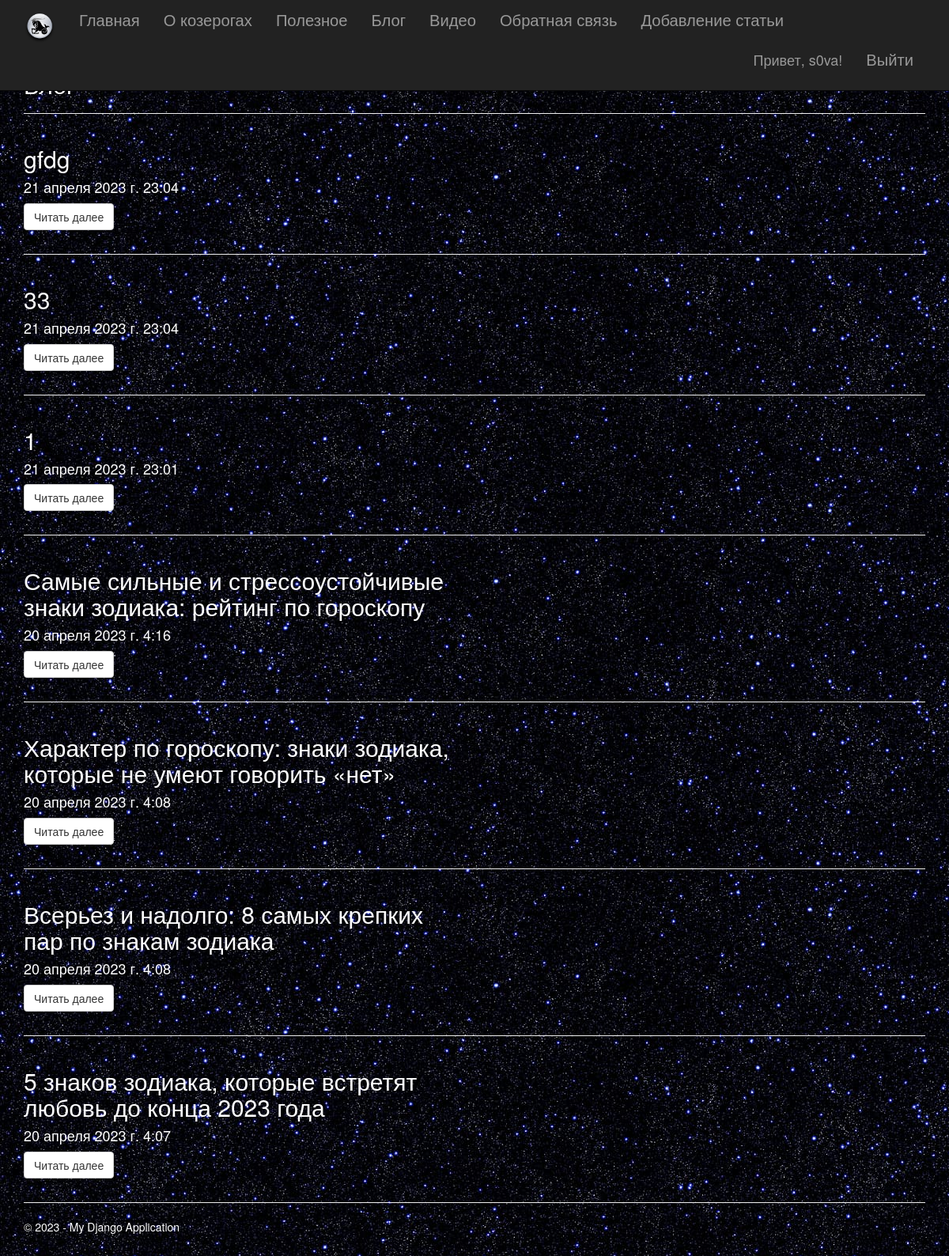
Screenshot of /blog/ (signed in) with the database file from the repository.
### app/models.py (models this page shows, shortened)
class Blog(models.Model):
    title = models.CharField(
        max_length=100,
        unique_for_date="posted",
        verbose_name= u"Заголовок",
    )
    descripstion = models.TextField(verbose_name = u"Краткое содержание")
    content = models.TextField(verbose_name = u"Полное содержание")
    posted = models.DateTimeField(default=datetime.now(), db_index=True, verbose_name=u"Опубликована")
    author = models.ForeignKey(User, null=True, blank=True, on_delete=models.SET_NULL, verbose_name="Автор")
    image = models.FileField(default="temp.jpg", verbose_name="Путь к картинке")
    class Meta:
        db_table = "Posts"
        ordering = ["-posted"] # сортировка данных по убыванию даты публикатсии
        verbose_name = u"статья блога"
        verbose_name_plural = u"статья блога"

### app/views.py (the view)
# urls.py: path('blog/', views.blog, name='blog'),
def blog(request):
    posts = Blog.objects.all()
    return render(
        request,
        "app/blog.html",
        {
            "title": "Блог",
            "posts": posts,
            "year": datetime.now().year,
        },
    )

### app/templates/app/blog.html (shortened to what this page needs)
﻿{% extends "app/layout.html" %}
{% block content %}
<h2>{{ title }}</h2>
{% for post in posts %}
<hr />
<div class="row">
    <div class="col-md-6">
        <h2>{{ post.title }}</h2>
        <h4>{{ post.posted }}</h4>
        <p><a class="btn btn-default" href="{% url 'article' parametr=post.id %}">Читать далее</a></p>
    </div>
</div>
{% endfor %}
{% endblock %}

### app/templates/app/loginpartial.html (shortened to what this page needs)
{% if user.is_authenticated %}
<form id="logoutForm" action="/logout/" method="post" class="navbar-right">
    <ul class="nav navbar-nav navbar-right">
        <li><span class="navbar-brand">Привет, {{ user.username }}!</span></li>
        <li><a href="javascript:document.getElementById('logoutForm').submit()">Выйти</a></li>
    </ul>
</form>
{% else %}
<ul class="nav navbar-nav navbar-right">
    <li><a href="{% url 'registration' %}">Регистрация</a></li>
    <li><a href="{% url 'login' %}">Войти</a></li>
</ul>
{% endif %}

### app/static/app/content/site.css (style rules this page uses)
body { padding-top: 50px; padding-bottom: 20px; background-image: url("cosmos.jpg"); color: white; }
ul li, a { color: white; font-size: larger; }

### rows the page displays
Blog: title "gfdg", posted "21 апреля 2023 г. 23:04"
Blog: title "33", posted "21 апреля 2023 г. 23:04"
Blog: title "1", posted "21 апреля 2023 г. 23:01"
Blog: title "Самые сильные и стрессоустойчивые знаки зодиака: рейтинг по гороскопу", posted "20 апреля 2023 г. 4:16"
Blog: title "Характер по гороскопу: знаки зодиака, которые не умеют говорить «нет»", posted "20 апреля 2023 г. 4:08"
Blog: title "Всерьез и надолго: 8 самых крепких пар по знакам зодиака", posted "20 апреля 2023 г. 4:08"
Blog: title "5 знаков зодиака, которые встретят любовь до конца 2023 года", posted "20 апреля 2023 г. 4:07"

### other values shown
{{ user.username }} "s0va"
